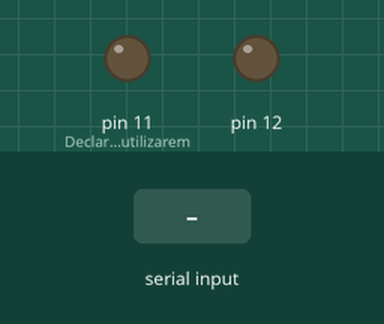
A sketch run on a simulated Arduino Uno, built with avr-gcc and run on an emulated ATmega328P. Parts: output pins drawn as LEDs (lit = HIGH). The test bench sets the inputs (shaded band).

Above: at 1.2 s.
1.3 s: "1" received over Serial
At 1.6 s:
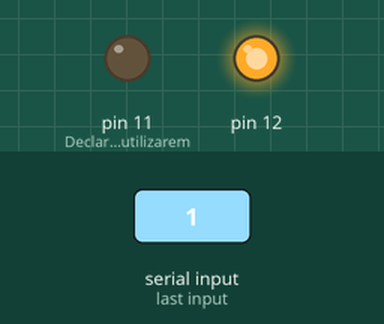
2.8 s: "2" received over Serial
At 3.9 s:
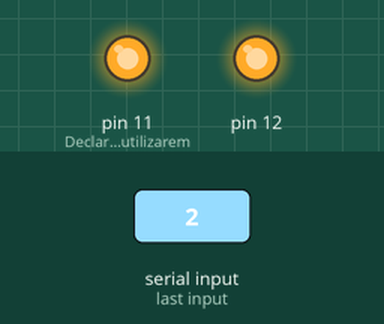
4.3 s: "0" received over Serial
At 5.0 s:
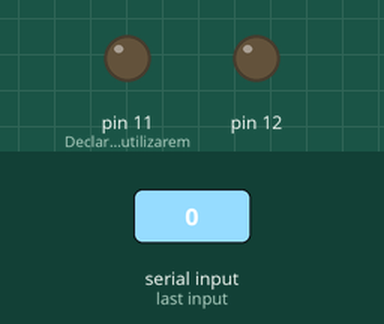
5.8 s: "2" received over Serial
At 6.2 s:
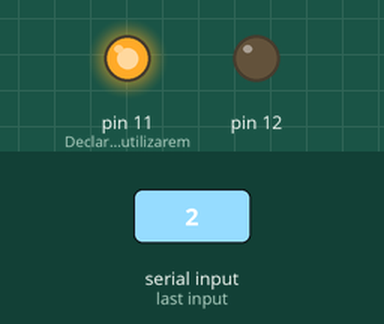
Timing chart, 0 to 8.3 s (numbered marks = the images above; inputs shaded):
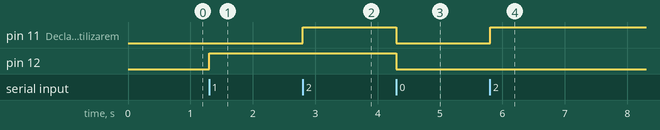

The sketch:

sketch_nov16a.ino
```cpp
int input;
void setup(){

  pinMode(11, OUTPUT); // Declaramos que utilizaremos el pin 13 como salida
  pinMode(12, OUTPUT);

  Serial.begin(9600);
}

void loop(){
  if (Serial.available()>0){

    input=Serial.read();

    if (input=='1'){

      digitalWrite(12, HIGH); //Si el valor de input es 1, se enciende el led

    }
 else{
    if (input=='2'){
      digitalWrite(11, HIGH); //Si el valor de input es diferente de 1, se apaga el LED

    }
    else{
      digitalWrite(11, LOW);
      digitalWrite(12, LOW);

    }

  }
}}
```

Measured:
- after the input at 1.3 s, pin 12: LOW → HIGH at once
- after the input at 2.8 s, pin 11 (Declaramos_que_utilizarem): LOW → HIGH at once
- after the input at 4.3 s, pin 11 (Declaramos_que_utilizarem), pin 12: HIGH → LOW at once
- after the input at 5.8 s, pin 11 (Declaramos_que_utilizarem): LOW → HIGH at once
